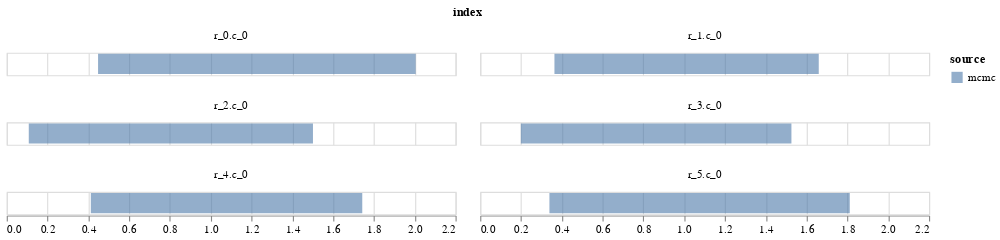

The notebook cell saved with this chart:
### Code cell
c1 = alt.Chart(df).mark_bar(opacity=0.6).encode(
        alt.X('q1', title=None),
        alt.X2('q2', title=None),
        alt.Color('source')
)
c1.facet(
       'index',
    columns=2
    )

### Figure 1 — Vega-Lite specification as saved in the notebook (floating-point values rounded to 4 significant figures)
{"config": {"view": {"continuousWidth": 400, "continuousHeight": 300}}, "data": {"name": "data-26a18329e0c6cf581a02b3f7c62b5f77"}, "facet": {"type": "nominal", "field": "index"}, "spec": {"mark": {"type": "bar", "opacity": 0.6}, "encoding": {"color": {"type": "nominal", "field": "source"}, "x": {"type": "quantitative", "field": "q1", "title": null}, "x2": {"field": "q2", "title": null}}}, "columns": 2, "$schema": "https://vega.github.io/schema/vega-lite/v4.8.1.json", "datasets": {"data-26a18329e0c6cf581a02b3f7c62b5f77": [{"index": "r_0.c_0", "q1": 0.4477, "q2": 2.005, "source": "mcmc"}, {"index": "r_1.c_0", "q1": 0.3639, "q2": 1.659, "source": "mcmc"}, {"index": "r_2.c_0", "q1": 0.108, "q2": 1.501, "source": "mcmc"}, {"index": "r_3.c_0", "q1": 0.1992, "q2": 1.526, "source": "mcmc"}, {"index": "r_4.c_0", "q1": 0.4122, "q2": 1.743, "source": "mcmc"}, {"index": "r_5.c_0", "q1": 0.3393, "q2": 1.812, "source": "mcmc"}]}}
